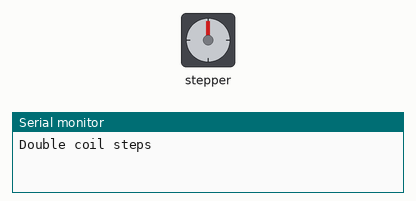
Bench run of a sketch on a simulated Arduino Uno, built with avr-gcc and run on an emulated ATmega328P. Parts: stepper motor, the last lines printed to the serial monitor. Stepper angles assume 200 steps per turn.

Above: at 0.15 s.
At 9.8 s:
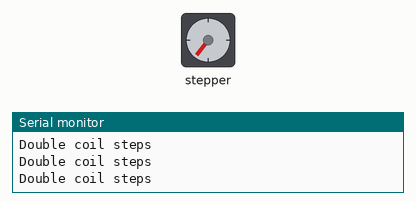
At 19.75 s:
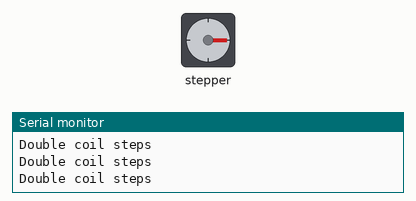
At 39.65 s:
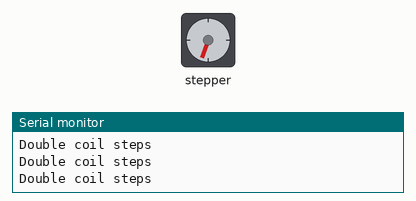
Timing chart, 0 to 40.0 s (numbered marks = the images above):
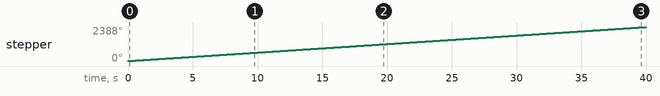

The sketch:

StepperMotorTesting.ino
```cpp
#include <Wire.h>
#include <Adafruit_MotorShield.h>


Adafruit_MotorShield shield = Adafruit_MotorShield(0x60);
Adafruit_StepperMotor *motor = shield.getStepper(200,1);
void setup() {
  // put your setup code here, to run once:
  Serial.begin(9600);
  shield.begin();

  motor -> setSpeed(10);
}

void loop() {
  // put your main code here, to run repeatedly:
/*  Serial.println("Single coil steps");
  motor->step(100, FORWARD, SINGLE);
  motor->step(100, BACKWARD, SINGLE);
  */
  Serial.println("Double coil steps");
  motor->step(100, FORWARD, DOUBLE);
//  motor->step(100, BACKWARD, DOUBLE);
  /*
  Serial.println("Interleave coil steps");
  motor->step(100, FORWARD, INTERLEAVE);
  motor->step(100, BACKWARD, INTERLEAVE);
  *//*
  Serial.println("Microstep steps");
  motor->step(50, FORWARD, MICROSTEP);
  motor->step(50, BACKWARD, MICROSTEP);
  */
}
```

Measured:
- by itself, stepper: keeps turning clockwise at about 60°/s
